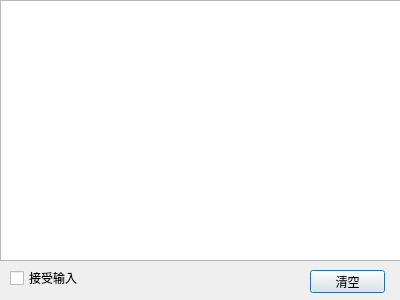
<?xml version="1.0" encoding="UTF-8"?>
<ui version="4.0">
 <class>DialogMessage</class>
 <widget class="QDialog" name="DialogMessage">
  <property name="geometry">
   <rect>
    <x>0</x>
    <y>0</y>
    <width>400</width>
    <height>300</height>
   </rect>
  </property>
  <property name="windowTitle">
   <string>消息</string>
  </property>
  <widget class="QTextEdit" name="teMessage">
   <property name="geometry">
    <rect>
     <x>0</x>
     <y>0</y>
     <width>401</width>
     <height>261</height>
    </rect>
   </property>
  </widget>
  <widget class="QCheckBox" name="cbAcceptInput">
   <property name="geometry">
    <rect>
     <x>10</x>
     <y>270</y>
     <width>71</width>
     <height>16</height>
    </rect>
   </property>
   <property name="text">
    <string>接受输入</string>
   </property>
  </widget>
  <widget class="QPushButton" name="btClear">
   <property name="geometry">
    <rect>
     <x>310</x>
     <y>270</y>
     <width>75</width>
     <height>23</height>
    </rect>
   </property>
   <property name="text">
    <string>清空</string>
   </property>
  </widget>
 </widget>
 <resources/>
 <connections/>
</ui>
